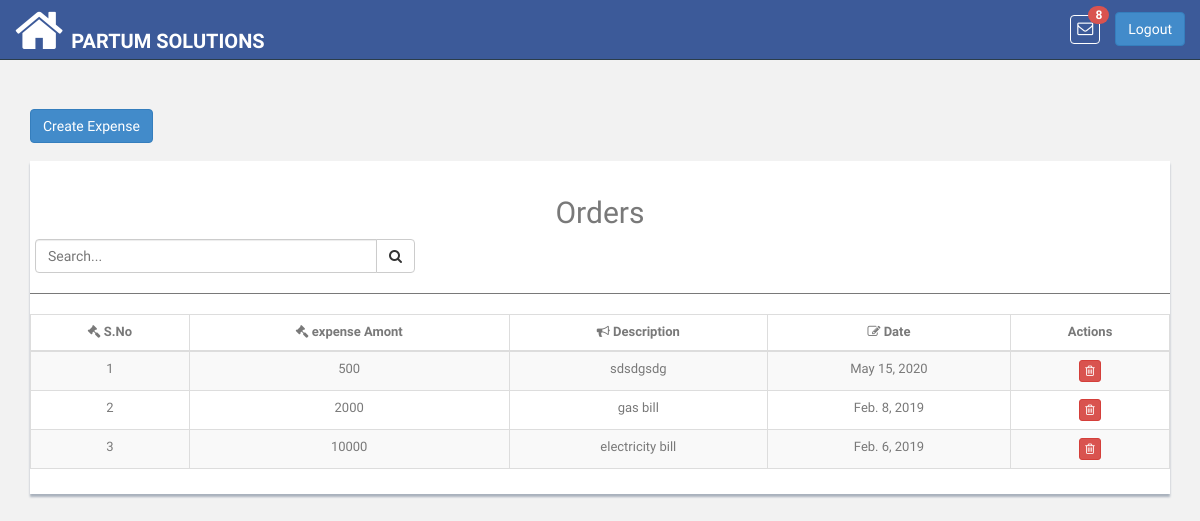
Screenshot of /expense/list/ (signed in) with the database file from the repository.
### pis_retailer/models.py (models this page shows, shortened)
class RetailerUser(models.Model):
    ROLE_TYPE_OWNER = 'owner'
    ROLE_TYPE_DATA_ENTRY_USER = 'data_entry_user'
    ROLE_TYPE_SALESMAN = 'salesman'
    ROLE_TYPE_VIEW_ACCOUNT = 'account_viewer'
    ROLE_TYPE_LEDGER_VIEW = 'ledger_viewer'
    ROLE_TYPES = (
        (ROLE_TYPE_OWNER, 'Owner'),
        (ROLE_TYPE_DATA_ENTRY_USER, 'Data Entry User'),
        (ROLE_TYPE_SALESMAN, 'Salesman'),
        (ROLE_TYPE_VIEW_ACCOUNT, 'Account Viewer'),
        (ROLE_TYPE_LEDGER_VIEW, 'Ledger Viewer'),
    )
    user = models.OneToOneField(User, related_name='retailer_user',on_delete=models.CASCADE)
    retailer = models.ForeignKey(Retailer, related_name='u_retailer',on_delete=models.CASCADE)
    role_type = models.CharField(
        max_length=100, choices=ROLE_TYPES, default=ROLE_TYPE_OWNER
    )

class Retailer(DatedModel):
    name = models.CharField(max_length=100)
    slug = models.SlugField(blank=False)
    package = models.CharField(max_length=200, null=True, blank=True)
    package_price = models.CharField(max_length=200, null=True, blank=True)
    package_expiry = models.DateField(blank=True, null=True)
    logo = models.ImageField(
        upload_to='images/retailer/logo/', max_length=1024,
        blank=True, null=True
    )

### pis_expense/models.py (models this page shows, shortened)
class ExtraExpense(models.Model):
    amount=models.CharField(max_length=100, null=True, blank=True)
    description=models.CharField(max_length=100, null=True, blank=True)
    date=models.DateField(blank=True, null=True)

### pis_expense/views.py (the view)
class ExpenseListView(ListView):
    template_name = 'expense/expense_list.html'
    model = ExtraExpense
    paginate_by = 150
    is_paginated = True
    def get_queryset(self):
        query_set = ExtraExpense.objects.all().order_by('-date')
        return query_set

### pis_com/templatetags/template_tags.py (called while the page is built)
@register.simple_tag
def product_notifications(retailer_id):
    return Product.objects.filter(retailer__id=retailer_id)

### pis_product/models.py (called while the page is built)
    def product_available_items(self):
        try:
            obj_stock_in = self.stockin_product.aggregate(Sum('quantity'))
            stock_in = float(obj_stock_in.get('quantity__sum'))
        except:
            stock_in = 0
        try:
            obj_stock_out = self.stockout_product.aggregate(
                Sum('stock_out_quantity'))
            stock_out = float(obj_stock_out.get('stock_out_quantity__sum'))
        except:
            stock_out = 0
        return  stock_in - stock_out

### templates/expense/expense_list.html (shortened to what this page needs)
{% extends 'base.html' %}
{% block content %}
<div class="container">
    <div class="row">
        <div class="col-lg-12">
            <br>
            <a href="{% url 'expense:add_new_expense' %}"><button type="button" id="expense" class="btn btn-primary" id="load" data-loading-text="<i class='fa fa-circle-o-notch fa-spin'></i>Processing">Create Expense</button></a>
            <br><br>
            <div class="content-panel table-responsive">
                <h2 class="text-center">Orders</h2><div class="input-group custom-search-form col-md-4" style="left: 5px">
                <input type="text" class="form-control search-order" placeholder="Search...">
                <span class="input-group-btn">
                        <button class="btn btn-default" type="button">
                            <i class="fa fa-search"></i>
                        </button>
                    </span>
            </div>
                <hr>
                <table class="table table-striped table-bordered table-advance table-hover item-table">
                    <thead>
                    <tr>
                        <th class="text-center"><i class="fa fa-gavel"></i> S.No</th>
                        <th class="text-center"><i class="fa fa-gavel"></i> expense Amont</th>
                        <th class="text-center"><i class="fa fa-bullhorn"></i> Description</th>
                        <th class="text-center"><i class=" fa fa-edit"></i> Date</th>
                        <th class="text-center">Actions</th>
                    </tr>
                    </thead>
                    <tbody class="order-table-body text-center">
                    {% for expense in object_list %}
                    <tr>
                        <td>{{ forloop.counter }}</td>
                        <td>{{ expense.amount }}</td>
                        <td>{{ expense.description }}</td>
                        <td>{{ expense.date }}</td>
                        <td>
                            <a href="{% url 'expense:delete_expense' pk=expense.id %}"><button class="btn btn-danger btn-xs"><i class="fa  fa-trash-o"></i></button></a>
                        </td>
                    </tr>
                    {% endfor %}
                    </tbody>
                </table>
            </div>
        </div>
    </div>
</div>
{% endblock %}

### templates/base.html (shortened to what this page needs)
<!DOCTYPE html>
<html lang="en" xmlns="http://www.w3.org/1999/html">
{% load static %}
{% load template_tags %}
<head>
    <link href="{% static 'css/bootstrap.css' %}" rel="stylesheet">
    <link href="{% static 'font-awesome/css/font-awesome.css' %}" rel="stylesheet" />
    <link rel="stylesheet" type="text/css" href="{% static 'css/zabuto_calendar.css' %}">
    <link rel="stylesheet" type="text/css" href="{% static 'js/gritter/css/jquery.gritter.css' %}" />
    <link rel="stylesheet" type="text/css" href="{% static 'lineicons/style.css' %}">
    <link href="{% static 'css/style.css' %}" rel="stylesheet">
    <link href="{% static 'css/style-responsive.css' %}" rel="stylesheet">
    <link href="{% static 'css/profileImage.css' %}" rel="stylesheet" type="text/css"/>
    <link href="{% static 'css/sweetalert2.min.css' %}" rel="stylesheet" />
</head>
<body>
<section id="container" >
    <header class="header black-bg">
        <a href="{% url 'index' %}" class="home_icon" style="float:left"><i class="fa fa-home fa-4x" aria-hidden="true"></i></a>
        <a href="{% url 'index' %}" class="logo"><b>{{ request.user.retailer_user.retailer.name }}</b></a>
        <div class="right_div">
            <div class="nav notify-row" id="top_menu">
                {% product_notifications retailer_id=request.user.retailer_user.retailer.id as p_n %}
                <ul class="nav top-menu">
                    <li id="header_inbox_bar" class="dropdown">
                        <a data-toggle="dropdown" class="dropdown-toggle msg" href="index.html#">
                            <i class="fa fa-envelope-o"></i> <span class="badge badge-danger notification_count" style="background: #d9534f"></span>
                        </a>
                    </li>
                </ul>
            </div>
            <div class="top-menu">
                <a tabindex="logout" class="btn btn-primary" href="{% url 'logout' %}" style="margin-top: 12px;">Logout</a>
            </div>
        </div>
    </header>
    <section class="wrapper">
        {% block content %}{% endblock %}
    </section>
</section>
</body>
</html>

### app_static/css/style.css (style rules this page uses)
body { color: #797979; background: #f2f2f2; font-family: 'Ruda', sans-serif; padding: 0px !important; margin: 0px !important; font-size:13px; }
ul li { list-style: none; }
a, a:hover, a:focus { text-decoration: none; outline: none; }
#container { width: 100%; height: 100%; }
hr { margin-top: 20px; margin-bottom: 20px; border: 0; border-top: 1px solid #797979; }
.header, .footer { min-height: 60px; padding: 0 15px; }
.header { position: fixed; left: 0; right: 0; z-index: 1002; }
.black-bg { background: #3C5A99; border-bottom: 1px solid #2B3D4A; }
.wrapper { display: inline-block; margin-top: 90px; padding-left: 15px; padding-right: 15px; padding-bottom: 15px; padding-top: 0px; width: 100%; }
a.logo { font-size: 20px; color: #ffffff; float: left; margin-top: 27px; text-transform: uppercase; }
a.logo b { font-weight: 900; }
#top_menu .nav > li, ul.top-menu > li { float: left; }
.notify-row { float: left; margin-top: 15px; margin-left: 92px; }
ul.top-menu > li > a { color: #666666; font-size: 16px; border-radius: 4px; -webkit-border-radius: 4px; border:1px solid #68dff0; padding: 2px 6px; margin-right: 15px; }
.notify-row .badge { position: absolute; right: -10px; top: -10px; z-index: 100; }
.content-panel { background: #ffffff; box-shadow: 0px 3px 2px #aab2bd; padding-top: 15px; padding-bottom: 5px; }

### templates/base.html (style rules this page uses)
.msg { color: #fff !important; border:none !important; border: 1px solid #fff !important; }
.right_div { float:right; }
.notify-row { margin-left: -45px !important; }
.home_icon { float:left; color:#fff; margin-right:8px; margin-top:5px; }

### rows the page displays
ExtraExpense: amount "500", description "sdsdgsdg", date "May 15, 2020"
ExtraExpense: amount "2000", description "gas bill", date "Feb. 8, 2019"
ExtraExpense: amount "10000", description "electricity bill", date "Feb. 6, 2019"

### other values shown
{{ request.user.retailer_user.retailer.name }} "PARTUM SOLUTIONS"
